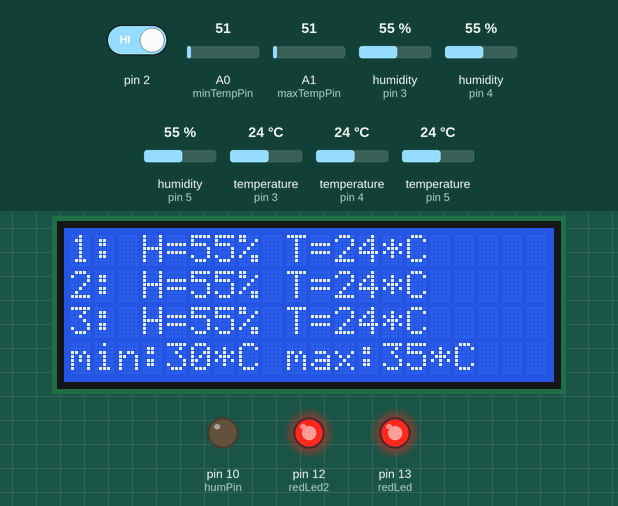
The sketch below on a simulated Arduino Uno, built with avr-gcc and run on an emulated ATmega328P. On the bench: 20×4 character LCD, output pins drawn as LEDs (lit = HIGH). The inputs (shaded band) are chosen by the test bench; at power-on: pin 2 HIGH, humidity (sensors on pin 3, pin 4, pin 5) 55 %, A0 (minTempPin) = 51, A1 (maxTempPin) = 51, temperature (sensors on pin 3, pin 4, pin 5) 24 °C. What the sketch prints to the serial monitor is not drawn.

Above: at 1.2 s.
1.3 s: pin 2 driven LOW
At 2.3 s:
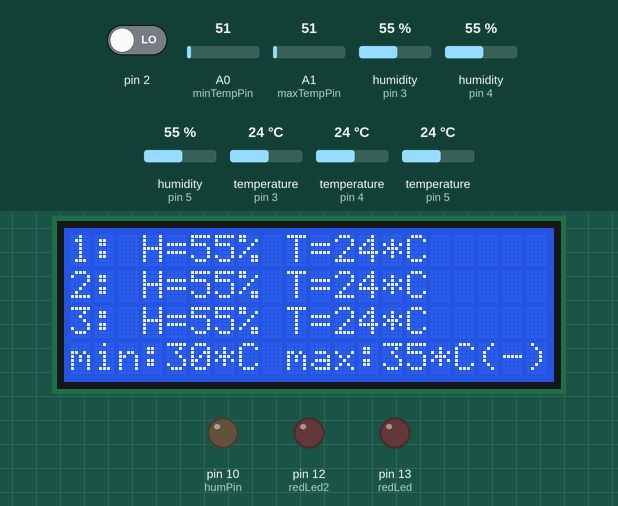
2.9 s: humidity (sensor on pin 3) set to 63 %
At 5.0 s:
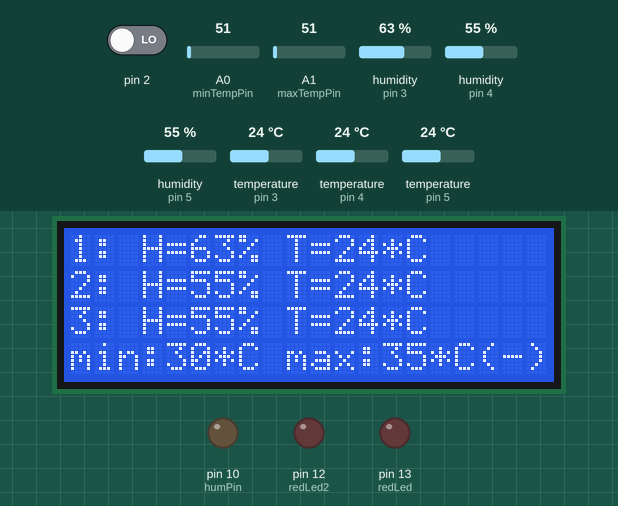
5.8 s: humidity (sensor on pin 3) set to 66 %
At 7.6 s:
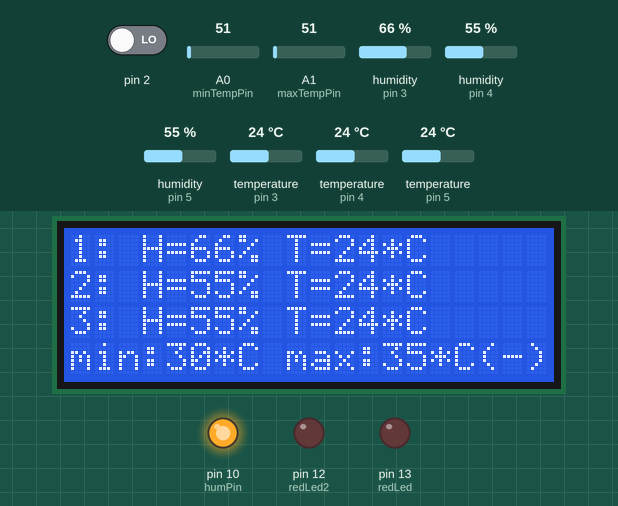
11.9 s: humidity (sensor on pin 4) set to 22 %
At 12.9 s:
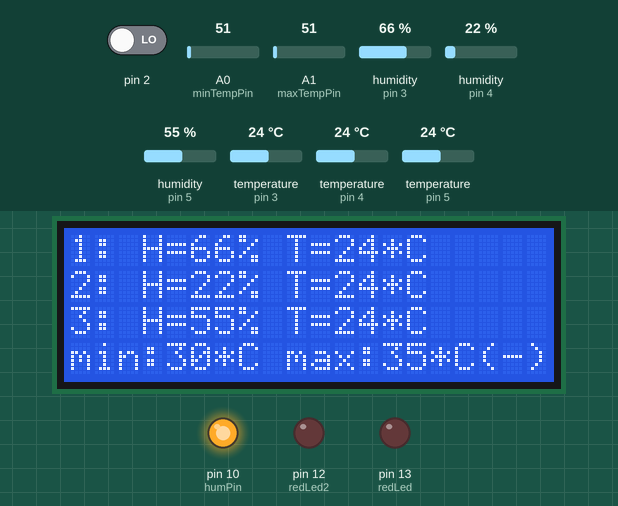
13.9 s: humidity (sensor on pin 5) set to 22 %
At 15.1 s:
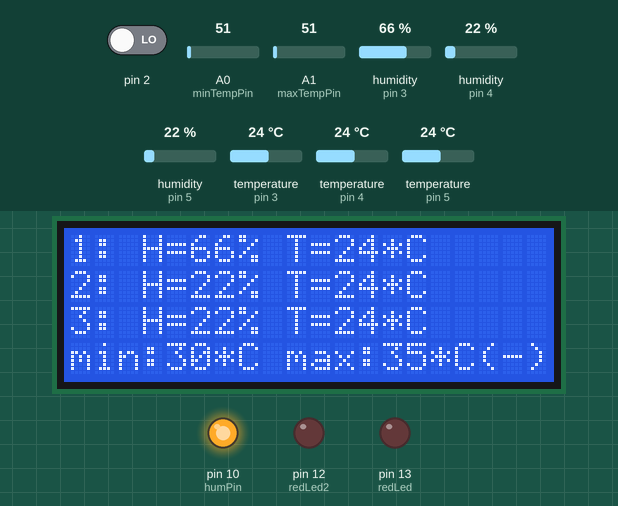
20.0 s: humidity (sensor on pin 3) set to 22 %
At 22.0 s:
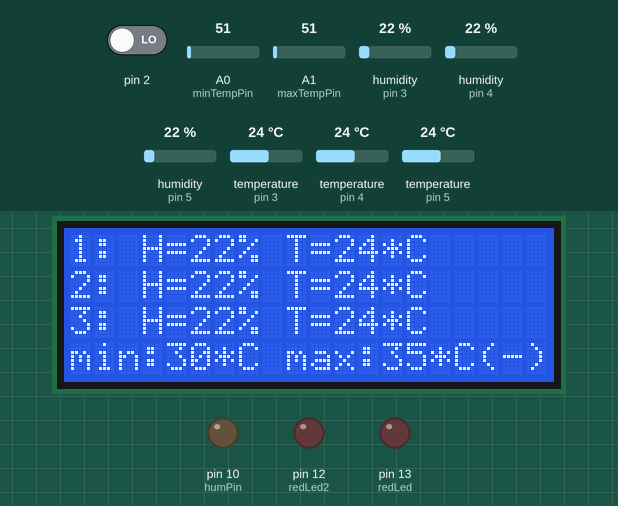
Timing chart, 0 to 23.5 s (numbered marks = the images above; inputs shaded):
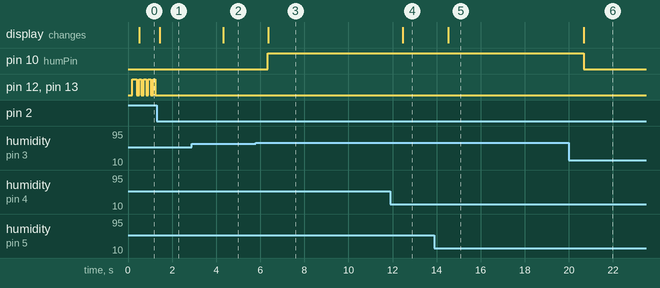

The sketch:

incubator.ino
```cpp
#include "DHT.h"
#include <Wire.h>
#include <LiquidCrystal_I2C.h>

#define DHTTYPE DHT11

#define dhtCnt 3

DHT dht1(3, DHTTYPE);
DHT dht2(4, DHTTYPE);
DHT dht3(5, DHTTYPE);

LiquidCrystal_I2C lcd(0x27,20,4);

int h[dhtCnt];
int t[dhtCnt];

int redLed  = 13;
int redLed2  = 12;

bool isDanger = false;
bool signal = false;

int maxTemp = 39;
int minTemp = 33;

int maxHum = 65;
int humPin = 10;

int minTempPin = A0;
int maxTempPin = A1;

long previousMillis = 0;
int interval = 100;

volatile long millisSleepDanger = 0;
long timerSleepDanger;
bool isMute = false;

void setup() {
  Serial.begin(9600);

  dht1.begin();
  dht2.begin();
  dht3.begin();

  lcd.init();
  lcd.backlight();


  pinMode(redLed, OUTPUT);
  pinMode(redLed2, OUTPUT);
  pinMode(humPin, OUTPUT);
  pinMode(minTempPin, INPUT);

  attachInterrupt(0, mute, FALLING);
  timerSleepDanger = 300000;
}
void loop() {
  setMinMaxTemp();
  isDanger = false;
  isMute = millis() < millisSleepDanger;
  Serial.println(millis());
  Serial.println(millisSleepDanger);
  h[0] = dht1.readHumidity();
  t[0] = dht1.readTemperature();

  h[1] = dht2.readHumidity();
  t[1] = dht2.readTemperature();

  h[2] = dht3.readHumidity();
  t[2] = dht3.readTemperature();


  lcd.clear();

  for (int i = 0; i<dhtCnt; ++i){
  	if (isnan(t[i]) || isnan(h[i])) {
    Serial.println("Failed to read from DHT");
    } else {
	    lcd.setCursor(0, i);
	    lcd.print(i+1);
	    lcd.print(": H=");
	    lcd.print(h[i]);
	    lcd.print("% ");

	    lcd.print("T=");
	    lcd.print(t[i]);
	    lcd.print("*C");

      Serial.print(i+1);
      Serial.print(": H=");
      Serial.print(h[i]);
      Serial.print("% ");

      Serial.print("T=");
      Serial.print(t[i]);
      Serial.println("*C");


	    if (t[i] >= maxTemp || t[i] <= minTemp){
	    	if (t[i] != 0 && t[i] != 255){
          if (!isMute){
            isDanger = true;
            Serial.println("danger");
          }
        }

	    }

    }

  }
  lcd.setCursor(0, 3);
  lcd.print("min:");
  lcd.print(minTemp);
  lcd.print("*C");

  lcd.print(" max:");
  lcd.print(maxTemp);
  lcd.print("*C");
  if (isMute)
  lcd.print("(-)");

  Serial.print("min:");
  Serial.print(minTemp);
  Serial.print("*C");

  Serial.print(" max:");
  Serial.print(maxTemp);
  Serial.println("*C");


 if (millis() - previousMillis > interval) {
 	previousMillis = millis();
 	signal = !signal;


 }
  digitalWrite(humPin,  h[0] >= maxHum);
  digitalWrite(redLed, isDanger && signal);
  digitalWrite(redLed2,  isDanger && signal);

}
void mute()
{
  millisSleepDanger = millis() + timerSleepDanger;
  Serial.println("pushed");
}

void setMinMaxTemp(){
minTemp = map(analogRead(minTempPin), 0, 1020, 30, 35);
maxTemp = map(analogRead(maxTempPin), 0, 1020, 35, 40);
}
```

Measured:
- the behaviour switches between 64 and 65 % on humidity (sensor on pin 3) (found by bisection; images 2 and 3)
- after the input at 1.3 s, pin 12 (redLed2), pin 13 (redLed): stops changing and stays LOW; the display: changes after 0.14 s (image 1)
- after the input at 2.9 s, the display: changes after 1.4 s (image 2)
- after the input at 5.8 s, pin 10 (humPin): LOW → HIGH after 0.55 s; the display: changes after 0.55 s (image 3)
- after the input at 11.9 s, the display: changes after 0.57 s (image 4)
- after the input at 13.9 s, the display: changes after 0.62 s (image 5)
- after the input at 20.0 s, pin 10 (humPin): HIGH → LOW after 0.68 s; the display: changes after 0.68 s (image 6)
- by itself, pin 12 (redLed2), pin 13 (redLed): repeats every 0.21 s: LOW 0.11 s, HIGH 0.11 s
